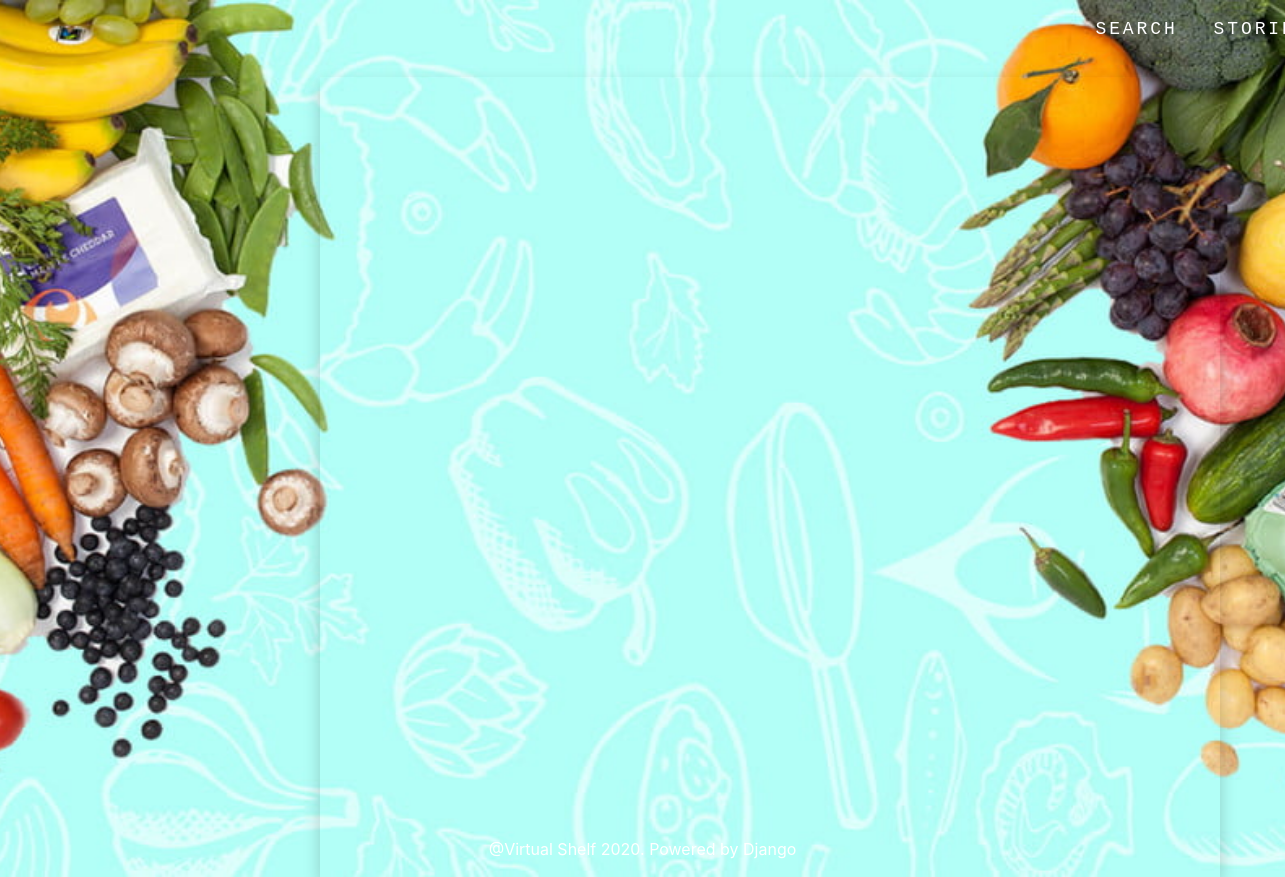
Page /storage/storage-item/Chicken/ on the earlier database version.
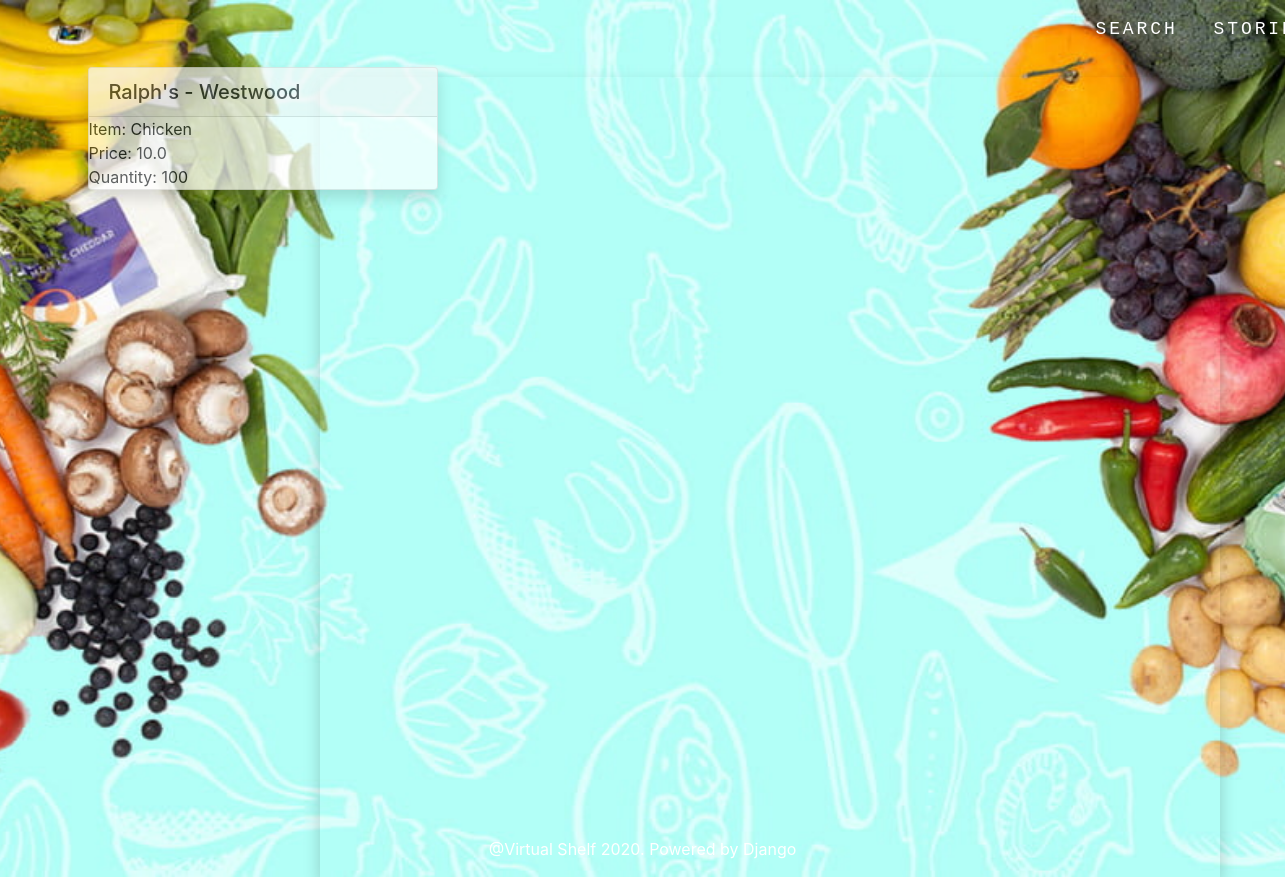
Same page on the later database version.
### storage/models.py (models this page shows, shortened)
class Ownership(models.Model):
	item = models.ForeignKey(Item, on_delete=models.CASCADE)
	store = models.ForeignKey(Store, on_delete=models.CASCADE)
	price = models.FloatField()
	quantity = models.IntegerField()
	class Meta:
		ordering = ['store']

class Store(models.Model):
	name = models.CharField(max_length=100)
	address = models.CharField(max_length=200)
	items = models.ManyToManyField(Item, through='Ownership')
	class Meta:
		ordering = ('name',)
	def __str__(self):
		return self.name

class Item(models.Model):
	category = models.CharField(max_length=100)
	name = models.CharField(max_length=100)
	class Meta:
		ordering = ['name']
	def __str__(self):
		return self.name

### storage/views.py (the view)
# urls.py: path('storage-item/<str:item_name>/', views.search_item, name='search_item'),
def search_item(request, item_name):
    try:
        item = Item.objects.get(name=item_name)
    except Item.DoesNotExist:
        item = None
    if not item:
        return
    ownerships = Ownership.objects.filter(item=item)
    context = { 'ownerships': ownerships }
    return render(request, 'storage/list.html', context)

### templates/storage/list.html (shortened to what this page needs)
{% extends "base.html" %}
{% load staticfiles %}
{% block content %}
<div class="container">
    <div id="googleMap" style="position: absolute; top: 77px; right: 65px; box-shadow: 0px 8px 16px 0px rgba(0,0,0,0.2); height:800px; width: 900px"></div>
    {% for ownership in ownerships %}
    <div class="row mt-2">
        <div class="col-4 mb-4">
            <div class="card h-100" style="opacity: 0.7; box-shadow: 0px 8px 16px 0px rgba(0,0,0,0.2);">
                <h5 class="card-header">{{ ownership.store }}</h5>
                <div>
                    <p class="card-text">Item: {{ ownership.item|slice:'100' }}</p>
                </div>
                <div>
                    <p class="card-text">Price: {{ ownership.price|slice:'100' }}</p>
                </div>
                <div>
                    <p class="card-text">Quantity: {{ ownership.quantity|slice:'100' }}</p>
                </div>
            </div>
        </div>
    </div>
    {% endfor %}
</div>
{% endblock content %}

Differences in the rows shown:
added Ownership: store "Ralph's - Westwood", item "Chicken", price "10.0", quantity "100"
